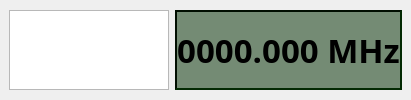
  <widget class="QDockWidget" name="dockWidget_2">
   <attribute name="dockWidgetArea">
    <number>4</number>
   </attribute>
   <widget class="QWidget" name="dockWidgetContents_2">
    <layout class="QHBoxLayout" name="horizontalLayout_6">
     <item>
      <widget class="QSMeter" name="SMeter">
       <property name="sizePolicy">
        <sizepolicy hsizetype="Fixed" vsizetype="Fixed">
         <horstretch>0</horstretch>
         <verstretch>0</verstretch>
        </sizepolicy>
       </property>
       <property name="minimumSize">
        <size>
         <width>160</width>
         <height>80</height>
        </size>
       </property>
       <property name="maximumSize">
        <size>
         <width>160</width>
         <height>80</height>
        </size>
       </property>
       <property name="verticalScrollBarPolicy">
        <enum>Qt::ScrollBarAlwaysOff</enum>
       </property>
       <property name="horizontalScrollBarPolicy">
        <enum>Qt::ScrollBarAlwaysOff</enum>
       </property>
      </widget>
     </item>
     <item>
      <widget class="QLabel" name="Frequency">
       <property name="minimumSize">
        <size>
         <width>0</width>
         <height>80</height>
        </size>
       </property>
       <property name="maximumSize">
        <size>
         <width>16777215</width>
         <height>80</height>
        </size>
       </property>
       <property name="palette">
        <palette>
         <active>
          <colorrole role="WindowText">
           <brush brushstyle="SolidPattern">
            <color alpha="255">
             <red>0</red>
             <green>0</green>
             <blue>0</blue>
            </color>
           </brush>
          </colorrole>
          <colorrole role="Button">
           <brush brushstyle="SolidPattern">
            <color alpha="255">
             <red>115</red>
             <green>145</green>
             <blue>117</blue>
            </color>
           </brush>
          </colorrole>
          <colorrole role="Light">
           <brush brushstyle="SolidPattern">
            <color alpha="255">
             <red>3</red>
             <green>42</green>
             <blue>3</blue>
            </color>
           </brush>
          </colorrole>
          <colorrole role="Midlight">
           <brush brushstyle="SolidPattern">
            <color alpha="255">
             <red>2</red>
             <green>35</green>
             <blue>2</blue>
            </color>
           </brush>
          </colorrole>
          <colorrole role="Dark">
           <brush brushstyle="SolidPattern">
            <color alpha="255">
             <red>1</red>
             <green>14</green>
             <blue>1</blue>
            </color>
           </brush>
          </colorrole>
          <colorrole role="Mid">
           <brush brushstyle="SolidPattern">
            <color alpha="255">
             <red>1</red>
             <green>18</green>
             <blue>1</blue>
            </color>
           </brush>
          </colorrole>
          <colorrole role="Text">
           <brush brushstyle="SolidPattern">
            <color alpha="255">
             <red>0</red>
             <green>0</green>
             <blue>0</blue>
            </color>
           </brush>
          </colorrole>
          <colorrole role="BrightText">
           <brush brushstyle="SolidPattern">
            <color alpha="255">
             <red>255</red>
             <green>255</green>
             <blue>255</blue>
            </color>
           </brush>
          </colorrole>
          <colorrole role="ButtonText">
           <brush brushstyle="SolidPattern">
            <color alpha="255">
             <red>255</red>
             <green>255</green>
             <blue>255</blue>
            </color>
           </brush>
          </colorrole>
          <colorrole role="Base">
           <brush brushstyle="SolidPattern">
            <color alpha="255">
             <red>0</red>
             <green>0</green>
             <blue>0</blue>
            </color>
           </brush>
          </colorrole>
          <colorrole role="Window">
           <brush brushstyle="SolidPattern">
            <color alpha="255">
             <red>116</red>
             <green>139</green>
             <blue>116</blue>
            </color>
           </brush>
          </colorrole>
          <colorrole role="Shadow">
           <brush brushstyle="SolidPattern">
            <color alpha="255">
             <red>0</red>
             <green>0</green>
             <blue>0</blue>
            </color>
           </brush>
          </colorrole>
          <colorrole role="AlternateBase">
           <brush brushstyle="SolidPattern">
            <color alpha="255">
             <red>1</red>
             <green>14</green>
             <blue>1</blue>
            </color>
           </brush>
          </colorrole>
          <colorrole role="ToolTipBase">
           <brush brushstyle="SolidPattern">
            <color alpha="255">
             <red>255</red>
             <green>255</green>
             <blue>220</blue>
            </color>
           </brush>
          </colorrole>
          <colorrole role="ToolTipText">
           <brush brushstyle="SolidPattern">
            <color alpha="255">
             <red>0</red>
             <green>0</green>
             <blue>0</blue>
            </color>
           </brush>
          </colorrole>
         </active>
         <inactive>
          <colorrole role="WindowText">
           <brush brushstyle="SolidPattern">
            <color alpha="255">
             <red>0</red>
             <green>0</green>
             <blue>0</blue>
            </color>
           </brush>
          </colorrole>
          <colorrole role="Button">
           <brush brushstyle="SolidPattern">
            <color alpha="255">
             <red>115</red>
             <green>145</green>
             <blue>117</blue>
            </color>
           </brush>
          </colorrole>
          <colorrole role="Light">
           <brush brushstyle="SolidPattern">
            <color alpha="255">
             <red>3</red>
             <green>42</green>
             <blue>3</blue>
            </color>
           </brush>
          </colorrole>
          <colorrole role="Midlight">
           <brush brushstyle="SolidPattern">
            <color alpha="255">
             <red>2</red>
             <green>35</green>
             <blue>2</blue>
            </color>
           </brush>
          </colorrole>
          <colorrole role="Dark">
           <brush brushstyle="SolidPattern">
            <color alpha="255">
             <red>1</red>
             <green>14</green>
             <blue>1</blue>
            </color>
           </brush>
          </colorrole>
          <colorrole role="Mid">
           <brush brushstyle="SolidPattern">
            <color alpha="255">
             <red>1</red>
             <green>18</green>
             <blue>1</blue>
            </color>
           </brush>
          </colorrole>
          <colorrole role="Text">
           <brush brushstyle="SolidPattern">
            <color alpha="255">
             <red>0</red>
             <green>0</green>
             <blue>0</blue>
            </color>
           </brush>
          </colorrole>
          <colorrole role="BrightText">
           <brush brushstyle="SolidPattern">
            <color alpha="255">
             <red>255</red>
             <green>255</green>
             <blue>255</blue>
            </color>
           </brush>
          </colorrole>
          <colorrole role="ButtonText">
           <brush brushstyle="SolidPattern">
            <color alpha="255">
             <red>255</red>
             <green>255</green>
             <blue>255</blue>
            </color>
           </brush>
          </colorrole>
          <colorrole role="Base">
           <brush brushstyle="SolidPattern">
            <color alpha="255">
             <red>0</red>
             <green>0</green>
             <blue>0</blue>
            </color>
           </brush>
          </colorrole>
          <colorrole role="Window">
           <brush brushstyle="SolidPattern">
            <color alpha="255">
             <red>116</red>
             <green>139</green>
             <blue>116</blue>
            </color>
           </brush>
          </colorrole>
          <colorrole role="Shadow">
           <brush brushstyle="SolidPattern">
            <color alpha="255">
             <red>0</red>
             <green>0</green>
             <blue>0</blue>
            </color>
           </brush>
          </colorrole>
          <colorrole role="AlternateBase">
           <brush brushstyle="SolidPattern">
            <color alpha="255">
             <red>1</red>
             <green>14</green>
             <blue>1</blue>
            </color>
           </brush>
          </colorrole>
          <colorrole role="ToolTipBase">
           <brush brushstyle="SolidPattern">
            <color alpha="255">
             <red>255</red>
             <green>255</green>
             <blue>220</blue>
            </color>
           </brush>
          </colorrole>
          <colorrole role="ToolTipText">
           <brush brushstyle="SolidPattern">
            <color alpha="255">
             <red>0</red>
             <green>0</green>
             <blue>0</blue>
            </color>
           </brush>
          </colorrole>
         </inactive>
         <disabled>
          <colorrole role="WindowText">
           <brush brushstyle="SolidPattern">
            <color alpha="255">
             <red>1</red>
             <green>14</green>
             <blue>1</blue>
            </color>
           </brush>
          </colorrole>
          <colorrole role="Button">
           <brush brushstyle="SolidPattern">
            <color alpha="255">
             <red>115</red>
             <green>145</green>
             <blue>117</blue>
            </color>
           </brush>
          </colorrole>
          <colorrole role="Light">
           <brush brushstyle="SolidPattern">
            <color alpha="255">
             <red>3</red>
             <green>42</green>
             <blue>3</blue>
            </color>
           </brush>
          </colorrole>
          <colorrole role="Midlight">
           <brush brushstyle="SolidPattern">
            <color alpha="255">
             <red>2</red>
             <green>35</green>
             <blue>2</blue>
            </color>
           </brush>
          </colorrole>
          <colorrole role="Dark">
           <brush brushstyle="SolidPattern">
            <color alpha="255">
             <red>1</red>
             <green>14</green>
             <blue>1</blue>
            </color>
           </brush>
          </colorrole>
          <colorrole role="Mid">
           <brush brushstyle="SolidPattern">
            <color alpha="255">
             <red>1</red>
             <green>18</green>
             <blue>1</blue>
            </color>
           </brush>
          </colorrole>
          <colorrole role="Text">
           <brush brushstyle="SolidPattern">
            <color alpha="255">
             <red>1</red>
             <green>14</green>
             <blue>1</blue>
            </color>
           </brush>
          </colorrole>
          <colorrole role="BrightText">
           <brush brushstyle="SolidPattern">
            <color alpha="255">
             <red>255</red>
             <green>255</green>
             <blue>255</blue>
            </color>
           </brush>
          </colorrole>
          <colorrole role="ButtonText">
           <brush brushstyle="SolidPattern">
            <color alpha="255">
             <red>1</red>
             <green>14</green>
             <blue>1</blue>
            </color>
           </brush>
          </colorrole>
          <colorrole role="Base">
           <brush brushstyle="SolidPattern">
            <color alpha="255">
             <red>116</red>
             <green>139</green>
             <blue>116</blue>
            </color>
           </brush>
          </colorrole>
          <colorrole role="Window">
           <brush brushstyle="SolidPattern">
            <color alpha="255">
             <red>116</red>
             <green>139</green>
             <blue>116</blue>
            </color>
           </brush>
          </colorrole>
          <colorrole role="Shadow">
           <brush brushstyle="SolidPattern">
            <color alpha="255">
             <red>0</red>
             <green>0</green>
             <blue>0</blue>
            </color>
           </brush>
          </colorrole>
          <colorrole role="AlternateBase">
           <brush brushstyle="SolidPattern">
            <color alpha="255">
             <red>2</red>
             <green>28</green>
             <blue>2</blue>
            </color>
           </brush>
          </colorrole>
          <colorrole role="ToolTipBase">
           <brush brushstyle="SolidPattern">
            <color alpha="255">
             <red>255</red>
             <green>255</green>
             <blue>220</blue>
            </color>
           </brush>
          </colorrole>
          <colorrole role="ToolTipText">
           <brush brushstyle="SolidPattern">
            <color alpha="255">
             <red>0</red>
             <green>0</green>
             <blue>0</blue>
            </color>
           </brush>
          </colorrole>
         </disabled>
        </palette>
       </property>
       <property name="font">
        <font>
         <family>Terminus</family>
         <pointsize>25</pointsize>
         <weight>75</weight>
         <bold>true</bold>
        </font>
       </property>
       <property name="autoFillBackground">
        <bool>true</bool>
       </property>
       <property name="frameShape">
        <enum>QFrame::Panel</enum>
       </property>
       <property name="frameShadow">
        <enum>QFrame::Sunken</enum>
       </property>
       <property name="lineWidth">
        <number>2</number>
       </property>
       <property name="text">
        <string>0000.000 MHz</string>
       </property>
       <property name="alignment">
        <set>Qt::AlignCenter</set>
       </property>
      </widget>
     </item>
    </layout>
   </widget>
  </widget>
